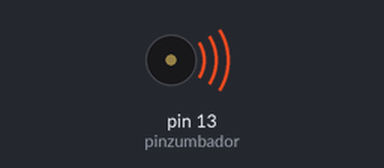
Bench run of a sketch on a simulated Arduino Uno, built with avr-gcc and run on an emulated ATmega328P. Parts: buzzer (waves = sounding).

Above: at 1.0 s.
At 5.5 s:
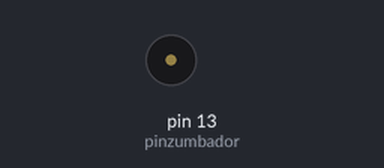
Timing chart, 0 to 6.9 s (numbered marks = the images above):
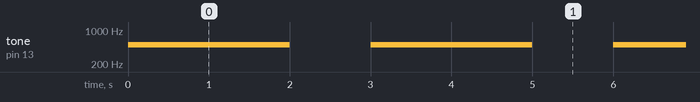

Measured:
- by itself, tone on pin 13 (pinzumbador): alternates 500 Hz for 2.0 s and silent for 1.0 s

The sketch:

notas_de_bocina.ino
```cpp
int pinzumbador = 13; // pin del zumbador
int frecuencia = 500; // frecuencia correspondiente a la nota La
void setup()
{
}
void loop()
{
tone(pinzumbador,frecuencia); // inicia el zumbido
delay(2000);
noTone(pinzumbador); // lo detiene a los dos segundos
delay(1000);
}
```
